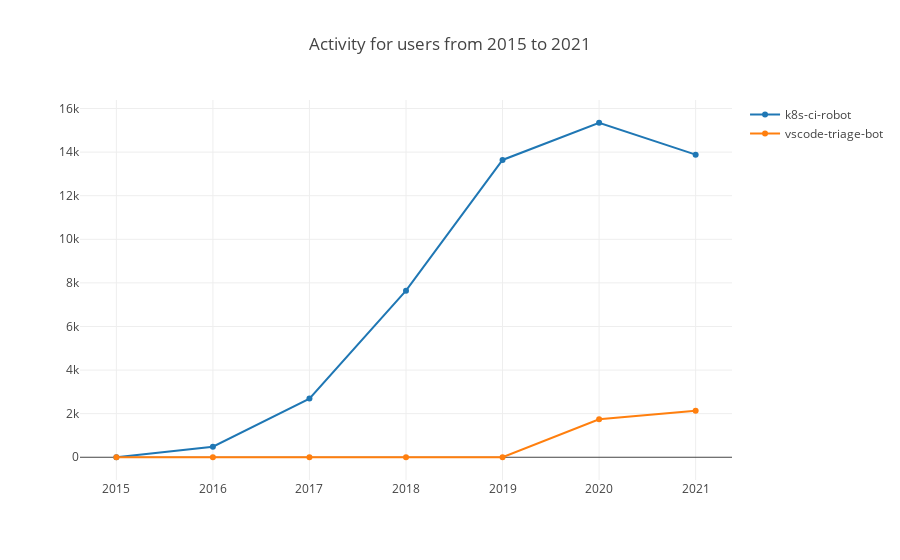

Write notebook code for a chart like this one.
### Markdown cell above
- getUserActivity

This function will return the user activity with the config param.

Here is an example of k8s-ci-robot and vscode-triage-bot by year from 2015 to 2021.

### Code cell
var startYear = 2015, startMonth = 1, endYear = 2021, endMonth = 12, x = [];
for (let y = startYear; y <= endYear; y++) x.push(`${y}`);
openDigger.index.activity.getUserActivity({userLogins: ['k8s-ci-robot', 'vscode-triage-bot'], startYear, startMonth, endYear, endMonth, groupTimeRange: 'year'}).then(data => {
    openDigger.render.plotly(data.map(row => {
        return { x, y: row.activity, mode: 'scatter', name: row.user_login };
    }), {title: `Activity for users from ${startYear} to ${endYear}`, xaxis: {type: 'category'}});
});

### Figure 1 — Plotly figure (JSON) as saved in the notebook; plotly's stock layout.template omitted (floating-point values rounded to 4 significant figures)
{"data": [{"mode": "scatter", "name": "k8s-ci-robot", "x": ["2015", "2016", "2017", "2018", "2019", "2020", "2021"], "y": [0, 484.4, 2692, 7642.0, 13640.0, 15350.0, 13880.0]}, {"mode": "scatter", "name": "vscode-triage-bot", "x": ["2015", "2016", "2017", "2018", "2019", "2020", "2021"], "y": [0, 0, 0, 0, 0, 1740.0, 2131.0]}], "layout": {"autosize": true, "title": {"text": "Activity for users from 2015 to 2021"}, "xaxis": {"autorange": true, "range": [-0.3597, 6.36], "type": "category"}, "yaxis": {"autorange": true, "range": [-1266.0, 16610.0], "type": "linear"}}}
